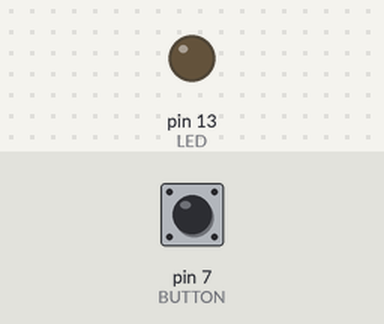
A sketch run on a simulated Arduino Uno, built with avr-gcc and run on an emulated ATmega328P. Shown: output pins drawn as LEDs (lit = HIGH). The inputs (shaded band) are chosen by the test bench; at power-on: pin 7 (BUTTON) LOW.

Above: at 1.2 s.
1.3 s: pin 7 (BUTTON) pulled HIGH for 0.15 s
At 2.3 s:
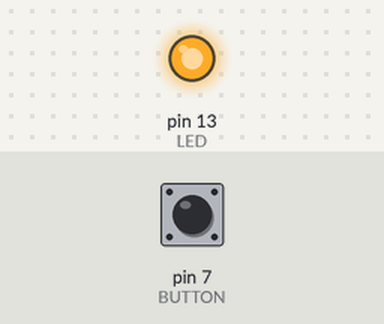
3.3 s: pin 7 (BUTTON) pulled HIGH for 1 s
At 5.0 s:
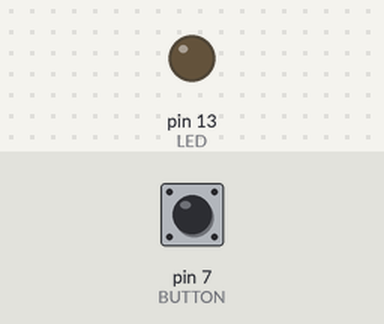
5.8 s: pin 7 (BUTTON) pulled HIGH for 3.2 s
At 6.9 s:
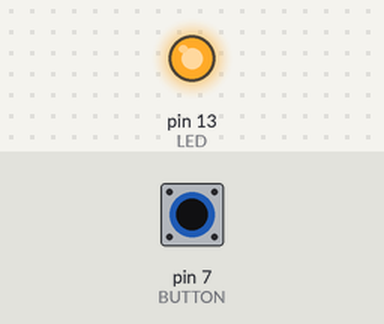
Timing chart, 0 to 8.8 s (numbered marks = the images above; inputs shaded):
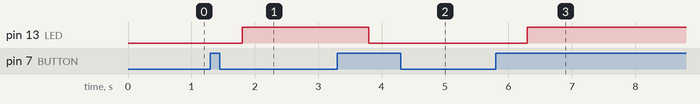

The sketch:

pushemlight.ino
```cpp
const int LED = 13; // LED connected to digital pin 13
const int BUTTON = 7; // input pin for the button

int val = 0;          // stores state of input pin
int oldval = 0;       // previous state
int state = 0;        // 0 = LED off, 1 = LED on

void setup() {
  pinMode(LED, OUTPUT);
  pinMode(BUTTON, INPUT);
}

void loop() {
  val = digitalRead(BUTTON);

  if ((val == HIGH) && (oldval == LOW)) {
    state = 1 - state;
    delay(500);
  }

  oldval = val;

  if (state == 1) {
   digitalWrite(LED, HIGH);
  } else {
    digitalWrite(LED, LOW);
  }
}
```

Measured:
- after the input at 1.3 s, pin 13 (LED): LOW → HIGH after 0.50 s
- after the input at 3.3 s, pin 13 (LED): HIGH → LOW after 0.50 s
- after the input at 5.8 s, pin 13 (LED): LOW → HIGH after 0.50 s
